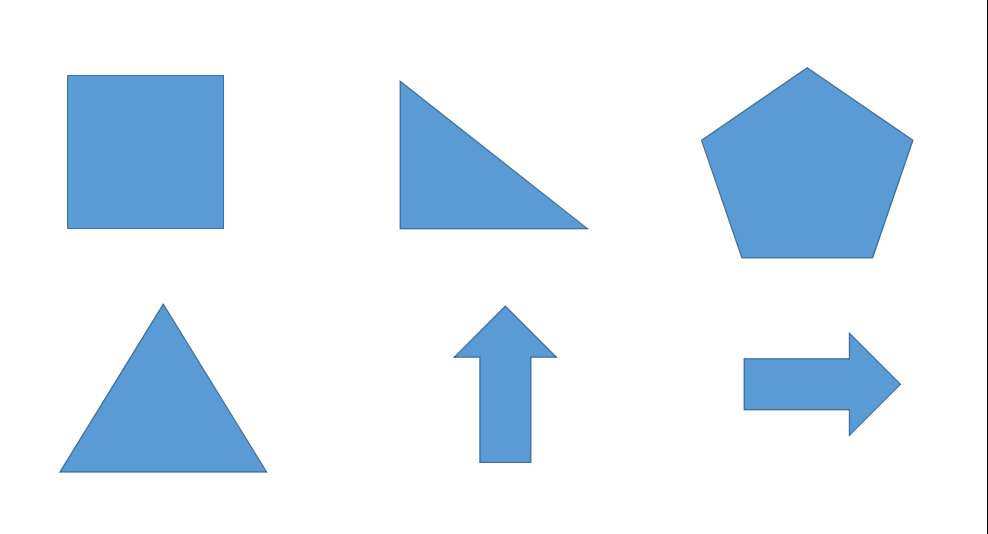
#> input picture Imagens/FormasGeometricas.png, 988 x 534 px, found by its file name
$ python 'Detectando Pontos Geometricos - Versão 1.1.0.py'
#> lines starting #> are read from the running program, lines starting #| are printed output that depends on the picture; after the words box and inside, x2 and y2 are one past the last pixel; in counts of white or black regions, pixels touching at a corner belong together
#
########################################################################
# Importação das Bibliotecas Necessárias
########################################################################
#
import numpy as np
import cv2
from matplotlib import pyplot as plt
import os
from pathlib import Path

#
########################################################################
# Funções de Apoio
########################################################################
#
def LimpaTerminal ():
    if os.name == "nt":
       _ = os.system( "cls" )
    else:
      _ = os.system( "clear ")
    return ()

#
########################################################################
# Definições Gerais
########################################################################
#
NomeImagem  = "FormasGeometricas.png"
dirRaiz = Path.home()
dirBase = "LocalCV"
dirImagem = "Imagens"
dirCaminhoImagem = str(Path(dirRaiz, dirBase, dirImagem, NomeImagem))

#
########################################################################
# Lendo e Convertendo para Cinza a Imagem
########################################################################
#
imgBase  = cv2.imread(dirCaminhoImagem)
#> imgBase is the input picture: shape (534, 988, 3); mean B, G, R 246.3, 235.3, 223.2

#
########################################################################
# Checando se a Imagem Foi Lida com Sucesso
########################################################################
#
if imgBase is None:
    LimpaTerminal ()
    print( "Não Foi Localizada a Imagem : ", NomeImagem)
    exit ()

#
########################################################################
# Convertendo para Tons de Cinza
########################################################################
#
imgCinza = cv2.cvtColor(imgBase, cv2.COLOR_BGR2GRAY)
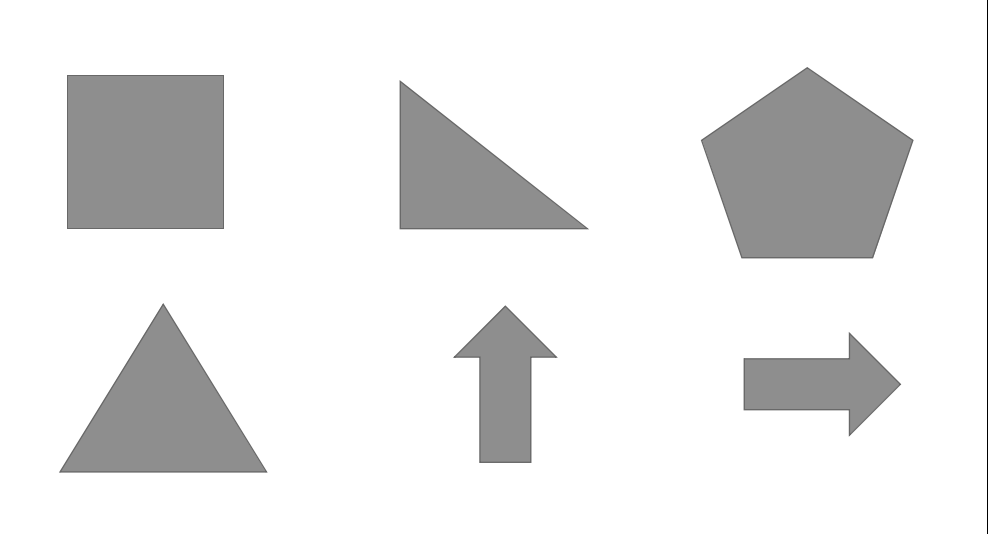
#> imgCinza: shape (534, 988); min 0, max 255, mean 232.9

#
########################################################################
# Detectando os Cornes
########################################################################
#
Corners = cv2.goodFeaturesToTrack(imgCinza, 29, 0.01, 10)
#> Corners = 29 rows, first 8: [163, 304], [223, 228], [67, 228], [223, 75], [67, 75], [453, 357], [60, 471], [400, 81]
Corners = np.intp(Corners)

#
########################################################################
# Desenhando o Indicativo do Corner
########################################################################
#
for iAux in Corners:
    xPosicao, yPosicao = iAux.ravel()
    cv2.circle(imgBase, (xPosicao, yPosicao), 5, 255, -1)
#> this loop made 29 passes
#> (xPosicao, yPosicao) on passes 1 to 12: (163, 304), (223, 228), (67, 228), (223, 75), (67, 75), (453, 357), (60, 471), (400, 81), (266, 471), (849, 435), (556, 357), (849, 333)
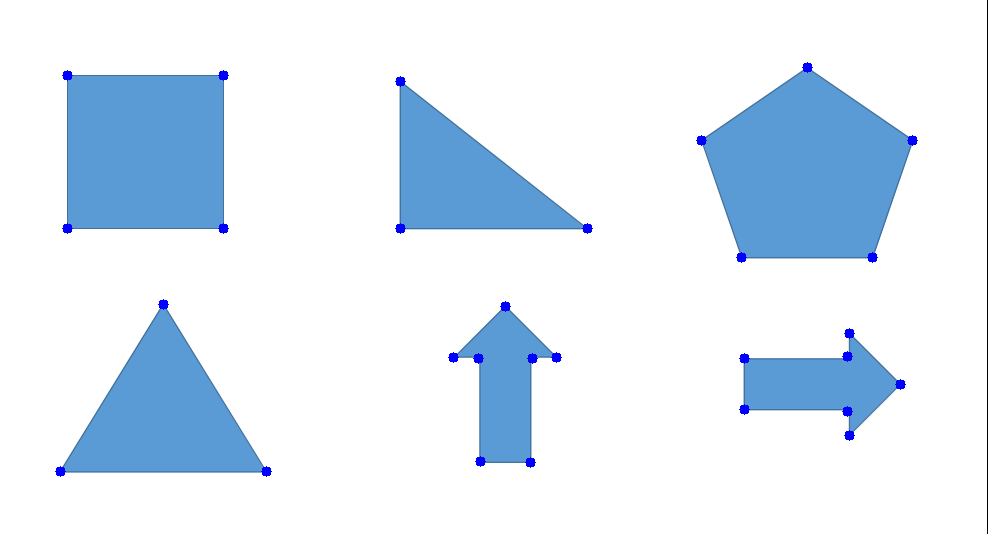
#> imgBase: shape (534, 988, 3); 0.45% of pixels changed, all inside (x1, y1, x2, y2) = (55, 62, 918, 477)

#
########################################################################
# Convertendo para Matplotlib
########################################################################
#
imgBase = cv2.cvtColor(imgBase, cv2.COLOR_BGR2RGB)

#
########################################################################
# Apresentando a Imagem
########################################################################
#
Grafico = plt.figure( )

plt.imshow(imgBase)

plt.tight_layout ()
plt.show()

$ run again, with Imagens/Adicao.png copied over Imagens/FormasGeometricas.png
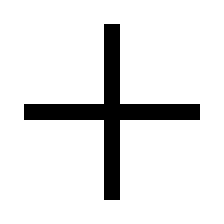
#> input picture Imagens/Adicao.png, 28 x 28 px, found by its file name (shown 8 times larger)
#> imgBase is the input picture: shape (28, 28, 3); values 0 (black) and 45 (white), 89.3% white; black in thin lines or dots, all inside (x1, y1, x2, y2) = (3, 3, 25, 25)
#> Corners = [[14, 24], [24, 14], [3, 14], [14, 3]]
#> the loop `for iAux in Corners:` made 4 passes
#> after the loop `for iAux in Corners:`:
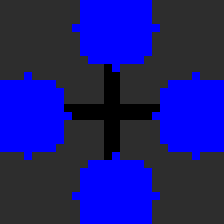
#> imgBase: shape (28, 28, 3) (shown 8 times larger); mean B, G, R 120.9, 25.9, 25.9
